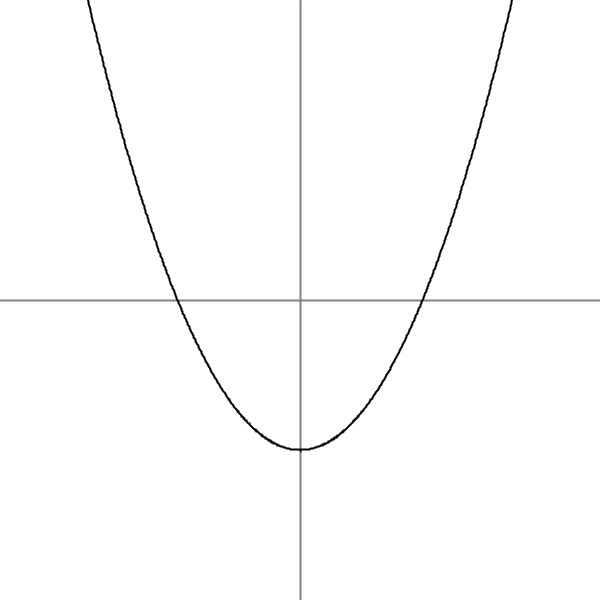
Frame 1 (no input)
Frame 60 (the mouse pressed at the canvas centre just before this capture): identical to frame 1, image omitted
Frame 120 (the mouse held since frame 60 and released just before this capture): identical to frame 1, image omitted

The Processing sketch that drew this single still picture (run headless with seeded random() and noise(); from frame 60 on, the mouse is pressed at the canvas centre):

// Processing sketch: index
// ── index.pde
static float minX=-30;
static float maxX=30;
static float minY=-30;
static float maxY=30;
static float points=1000;
float ANGLE=0;
int TIME=0;
float PROC=0;
void setup() {
  size(600, 600);
  strokeCap(ROUND);
}
void draw() {
  background(255);
  stroke(130);
  strokeWeight(2);
  line(0,map(0,minY,maxY,0,height),width,map(0,minY,maxY,0,height));
  line(map(0,minX,maxX,0,width),0,map(0,minX,maxX,0,width),height);
  stroke(0);
  noFill();
  beginShape();
  TIME=0;
  PROC=0;
  for (ANGLE=0; ANGLE<PI*2; ANGLE+=PI*2/points) {
    vertex(map(X(),minX,maxX,0,width),map(Y(),minY,maxY,0,height));
    TIME++;
    PROC=TIME/points;
  }
  endShape();
}

// ── Function.pde
float X() {
  return (PROC-0.5)*60;
}
float Y() {
  return -pow(X(),2)/10+15;
}
